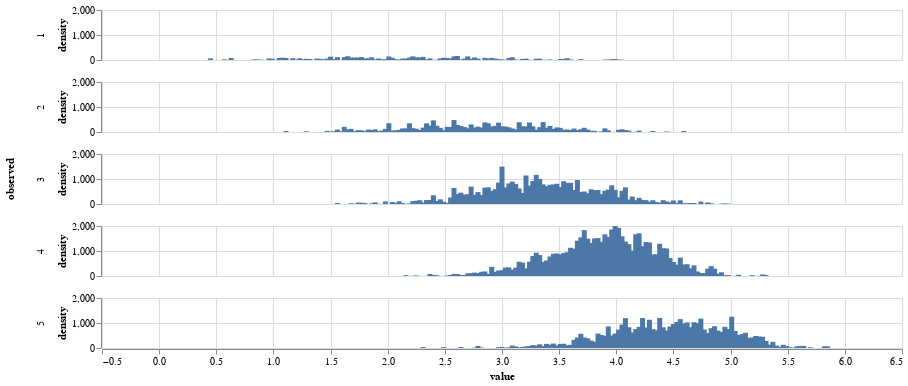

Notebook cell for this chart:
### Markdown cell above
**SOLUTION**

### Code cell
fit_vs_obs = pd.concat([
    Rhatbig.rename(columns={'rating':'fit'}),
    Rbig.rename(columns={'rating':'observed'}),
], axis=1).stack().dropna().reset_index()[['fit','observed']]

fit_vs_obs = fit_vs_obs.iloc[np.random.choice(len(fit_vs_obs), 5000)]

alt.Chart(fit_vs_obs).transform_density(
    density='fit',
    bandwidth=0.01,
    groupby=['observed'],
    extent= [0, 6],
    counts=True
).mark_bar().encode(
    alt.X('value:Q'),
    alt.Y('density:Q'),
    alt.Row('observed:N')
).properties(width=800, height=50)

### Figure 1 — Vega-Lite specification as saved in the notebook (floating-point values rounded to 4 significant figures; data arrays with more than 128 entries replaced by an {"elided": "..."} marker saying what was removed)
{"config": {"view": {"continuousWidth": 300, "continuousHeight": 300}}, "data": {"name": "data-164dc1ee38bc1df2c719c8eaa3f3db13"}, "mark": {"type": "bar"}, "encoding": {"row": {"field": "observed", "type": "nominal"}, "x": {"field": "value", "type": "quantitative"}, "y": {"field": "density", "type": "quantitative"}}, "height": 50, "transform": [{"density": "fit", "bandwidth": 0.01, "counts": true, "extent": [0, 6], "groupby": ["observed"]}], "width": 800, "$schema": "https://vega.github.io/schema/vega-lite/v5.16.3.json", "datasets": {"data-164dc1ee38bc1df2c719c8eaa3f3db13": {"elided": "5000 records"}}}
